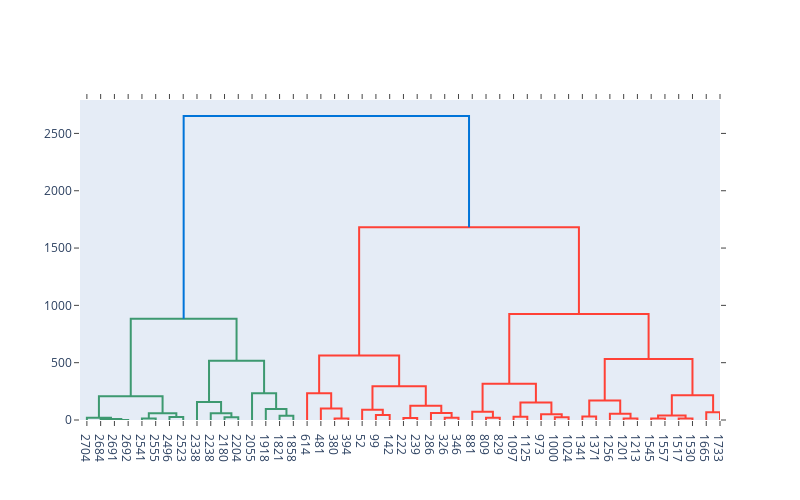

Notebook cell for this chart:
### Code cell
var = "siCumulative_band_pass_24_0_h"
var_df = less_than_4.loc[less_than_4["variable"]=="siCumulative_band_pass_24_0_h",:]

np.random.seed(1)

var_df["pseudo"] = 0
fig = ff.create_dendrogram(var_df[["pseudo","lag"]], labels = list(var_df["lag"].astype(str)))
fig.update_layout(width=800, height=500)
fig.show()

### Figure 1 — Plotly figure (JSON) as saved in the notebook; plotly's stock layout.template omitted (floating-point values rounded to 4 significant figures)
{"data": [{"hoverinfo": "text", "marker": {"color": "rgb(61,153,112)"}, "mode": "lines", "type": "scatter", "x": [25, 25, 35, 35], "xaxis": "x", "y": [0, 1, 1, 0], "yaxis": "y"}, {"hoverinfo": "text", "marker": {"color": "rgb(61,153,112)"}, "mode": "lines", "type": "scatter", "x": [15, 15, 30, 30], "xaxis": "x", "y": [0, 8, 8, 1], "yaxis": "y"}, {"hoverinfo": "text", "marker": {"color": "rgb(61,153,112)"}, "mode": "lines", "type": "scatter", "x": [5, 5, 22.5, 22.5], "xaxis": "x", "y": [0, 20, 20, 8], "yaxis": "y"}, {"hoverinfo": "text", "marker": {"color": "rgb(61,153,112)"}, "mode": "lines", "type": "scatter", "x": [45, 45, 55, 55], "xaxis": "x", "y": [0, 14, 14, 0], "yaxis": "y"}, {"hoverinfo": "text", "marker": {"color": "rgb(61,153,112)"}, "mode": "lines", "type": "scatter", "x": [65, 65, 75, 75], "xaxis": "x", "y": [0, 27, 27, 0], "yaxis": "y"}, {"hoverinfo": "text", "marker": {"color": "rgb(61,153,112)"}, "mode": "lines", "type": "scatter", "x": [50, 50, 70, 70], "xaxis": "x", "y": [14, 59, 59, 27], "yaxis": "y"}, {"hoverinfo": "text", "marker": {"color": "rgb(61,153,112)"}, "mode": "lines", "type": "scatter", "x": [13.75, 13.75, 60, 60], "xaxis": "x", "y": [20, 208, 208, 59], "yaxis": "y"}, {"hoverinfo": "text", "marker": {"color": "rgb(61,153,112)"}, "mode": "lines", "type": "scatter", "x": [105, 105, 115, 115], "xaxis": "x", "y": [0, 24, 24, 0], "yaxis": "y"}, {"hoverinfo": "text", "marker": {"color": "rgb(61,153,112)"}, "mode": "lines", "type": "scatter", "x": [95, 95, 110, 110], "xaxis": "x", "y": [0, 58, 58, 24], "yaxis": "y"}, {"hoverinfo": "text", "marker": {"color": "rgb(61,153,112)"}, "mode": "lines", "type": "scatter", "x": [85, 85, 102.5, 102.5], "xaxis": "x", "y": [0, 158, 158, 58], "yaxis": "y"}, {"hoverinfo": "text", "marker": {"color": "rgb(61,153,112)"}, "mode": "lines", "type": "scatter", "x": [145, 145, 155, 155], "xaxis": "x", "y": [0, 37, 37, 0], "yaxis": "y"}, {"hoverinfo": "text", "marker": {"color": "rgb(61,153,112)"}, "mode": "lines", "type": "scatter", "x": [135, 135, 150, 150], "xaxis": "x", "y": [0, 97, 97, 37], "yaxis": "y"}, {"hoverinfo": "text", "marker": {"color": "rgb(61,153,112)"}, "mode": "lines", "type": "scatter", "x": [125, 125, 142.5, 142.5], "xaxis": "x", "y": [0, 234, 234, 97], "yaxis": "y"}, {"hoverinfo": "text", "marker": {"color": "rgb(61,153,112)"}, "mode": "lines", "type": "scatter", "x": [93.75, 93.75, 133.8, 133.8], "xaxis": "x", "y": [158, 517, 517, 234], "yaxis": "y"}, {"hoverinfo": "text", "marker": {"color": "rgb(61,153,112)"}, "mode": "lines", "type": "scatter", "x": [36.88, 36.88, 113.8, 113.8], "xaxis": "x", "y": [208, 883, 883, 517], "yaxis": "y"}, {"hoverinfo": "text", "marker": {"color": "rgb(255,65,54)"}, "mode": "lines", "type": "scatter", "x": [185, 185, 195, 195], "xaxis": "x", "y": [0, 14, 14, 0], "yaxis": "y"}, {"hoverinfo": "text", "marker": {"color": "rgb(255,65,54)"}, "mode": "lines", "type": "scatter", "x": [175, 175, 190, 190], "xaxis": "x", "y": [0, 101, 101, 14], "yaxis": "y"}, {"hoverinfo": "text", "marker": {"color": "rgb(255,65,54)"}, "mode": "lines", "type": "scatter", "x": [165, 165, 182.5, 182.5], "xaxis": "x", "y": [0, 234, 234, 101], "yaxis": "y"}, {"hoverinfo": "text", "marker": {"color": "rgb(255,65,54)"}, "mode": "lines", "type": "scatter", "x": [215, 215, 225, 225], "xaxis": "x", "y": [0, 43, 43, 0], "yaxis": "y"}, {"hoverinfo": "text", "marker": {"color": "rgb(255,65,54)"}, "mode": "lines", "type": "scatter", "x": [205, 205, 220, 220], "xaxis": "x", "y": [0, 90, 90, 43], "yaxis": "y"}, {"hoverinfo": "text", "marker": {"color": "rgb(255,65,54)"}, "mode": "lines", "type": "scatter", "x": [235, 235, 245, 245], "xaxis": "x", "y": [0, 17, 17, 0], "yaxis": "y"}, {"hoverinfo": "text", "marker": {"color": "rgb(255,65,54)"}, "mode": "lines", "type": "scatter", "x": [265, 265, 275, 275], "xaxis": "x", "y": [0, 20, 20, 0], "yaxis": "y"}, {"hoverinfo": "text", "marker": {"color": "rgb(255,65,54)"}, "mode": "lines", "type": "scatter", "x": [255, 255, 270, 270], "xaxis": "x", "y": [0, 60, 60, 20], "yaxis": "y"}, {"hoverinfo": "text", "marker": {"color": "rgb(255,65,54)"}, "mode": "lines", "type": "scatter", "x": [240, 240, 262.5, 262.5], "xaxis": "x", "y": [17, 124, 124, 60], "yaxis": "y"}, {"hoverinfo": "text", "marker": {"color": "rgb(255,65,54)"}, "mode": "lines", "type": "scatter", "x": [212.5, 212.5, 251.2, 251.2], "xaxis": "x", "y": [90, 294, 294, 124], "yaxis": "y"}, {"hoverinfo": "text", "marker": {"color": "rgb(255,65,54)"}, "mode": "lines", "type": "scatter", "x": [173.8, 173.8, 231.9, 231.9], "xaxis": "x", "y": [234, 562, 562, 294], "yaxis": "y"}, {"hoverinfo": "text", "marker": {"color": "rgb(255,65,54)"}, "mode": "lines", "type": "scatter", "x": [295, 295, 305, 305], "xaxis": "x", "y": [0, 20, 20, 0], "yaxis": "y"}, {"hoverinfo": "text", "marker": {"color": "rgb(255,65,54)"}, "mode": "lines", "type": "scatter", "x": [285, 285, 300, 300], "xaxis": "x", "y": [0, 72, 72, 20], "yaxis": "y"}, {"hoverinfo": "text", "marker": {"color": "rgb(255,65,54)"}, "mode": "lines", "type": "scatter", "x": [315, 315, 325, 325], "xaxis": "x", "y": [0, 28, 28, 0], "yaxis": "y"}, {"hoverinfo": "text", "marker": {"color": "rgb(255,65,54)"}, "mode": "lines", "type": "scatter", "x": [345, 345, 355, 355], "xaxis": "x", "y": [0, 24, 24, 0], "yaxis": "y"}, {"hoverinfo": "text", "marker": {"color": "rgb(255,65,54)"}, "mode": "lines", "type": "scatter", "x": [335, 335, 350, 350], "xaxis": "x", "y": [0, 51, 51, 24], "yaxis": "y"}, {"hoverinfo": "text", "marker": {"color": "rgb(255,65,54)"}, "mode": "lines", "type": "scatter", "x": [320, 320, 342.5, 342.5], "xaxis": "x", "y": [28, 152, 152, 51], "yaxis": "y"}, {"hoverinfo": "text", "marker": {"color": "rgb(255,65,54)"}, "mode": "lines", "type": "scatter", "x": [292.5, 292.5, 331.2, 331.2], "xaxis": "x", "y": [72, 316, 316, 152], "yaxis": "y"}, {"hoverinfo": "text", "marker": {"color": "rgb(255,65,54)"}, "mode": "lines", "type": "scatter", "x": [365, 365, 375, 375], "xaxis": "x", "y": [0, 30, 30, 0], "yaxis": "y"}, {"hoverinfo": "text", "marker": {"color": "rgb(255,65,54)"}, "mode": "lines", "type": "scatter", "x": [395, 395, 405, 405], "xaxis": "x", "y": [0, 12, 12, 0], "yaxis": "y"}, {"hoverinfo": "text", "marker": {"color": "rgb(255,65,54)"}, "mode": "lines", "type": "scatter", "x": [385, 385, 400, 400], "xaxis": "x", "y": [0, 55, 55, 12], "yaxis": "y"}, {"hoverinfo": "text", "marker": {"color": "rgb(255,65,54)"}, "mode": "lines", "type": "scatter", "x": [370, 370, 392.5, 392.5], "xaxis": "x", "y": [30, 170, 170, 55], "yaxis": "y"}, {"hoverinfo": "text", "marker": {"color": "rgb(255,65,54)"}, "mode": "lines", "type": "scatter", "x": [415, 415, 425, 425], "xaxis": "x", "y": [0, 12, 12, 0], "yaxis": "y"}, {"hoverinfo": "text", "marker": {"color": "rgb(255,65,54)"}, "mode": "lines", "type": "scatter", "x": [435, 435, 445, 445], "xaxis": "x", "y": [0, 13, 13, 0], "yaxis": "y"}, {"hoverinfo": "text", "marker": {"color": "rgb(255,65,54)"}, "mode": "lines", "type": "scatter", "x": [420, 420, 440, 440], "xaxis": "x", "y": [12, 40, 40, 13], "yaxis": "y"}, {"hoverinfo": "text", "marker": {"color": "rgb(255,65,54)"}, "mode": "lines", "type": "scatter", "x": [455, 455, 465, 465], "xaxis": "x", "y": [0, 68, 68, 0], "yaxis": "y"}, {"hoverinfo": "text", "marker": {"color": "rgb(255,65,54)"}, "mode": "lines", "type": "scatter", "x": [430, 430, 460, 460], "xaxis": "x", "y": [40, 216, 216, 68], "yaxis": "y"}, {"hoverinfo": "text", "marker": {"color": "rgb(255,65,54)"}, "mode": "lines", "type": "scatter", "x": [381.2, 381.2, 445, 445], "xaxis": "x", "y": [170, 532, 532, 216], "yaxis": "y"}, {"hoverinfo": "text", "marker": {"color": "rgb(255,65,54)"}, "mode": "lines", "type": "scatter", "x": [311.9, 311.9, 413.1, 413.1], "xaxis": "x", "y": [316, 924, 924, 532], "yaxis": "y"}, {"hoverinfo": "text", "marker": {"color": "rgb(255,65,54)"}, "mode": "lines", "type": "scatter", "x": [202.8, 202.8, 362.5, 362.5], "xaxis": "x", "y": [562, 1681, 1681, 924], "yaxis": "y"}, {"hoverinfo": "text", "marker": {"color": "rgb(0,116,217)"}, "mode": "lines", "type": "scatter", "x": [75.31, 75.31, 282.7, 282.7], "xaxis": "x", "y": [883, 2652, 2652, 1681], "yaxis": "y"}], "layout": {"autosize": false, "height": 500, "hovermode": "closest", "showlegend": false, "width": 800, "xaxis": {"mirror": "allticks", "rangemode": "tozero", "showgrid": false, "showline": true, "showticklabels": true, "tickmode": "array", "ticks": "outside", "ticktext": ["2704", "2684", "2691", "2692", "2541", "2555", "2496", "2523", "2338", "2238", "2180", "2204", "2055", "1918", "1821", "1858", "614", "481", "380", "394", "52", "99", "142", "222", "239", "286", "326", "346", "881", "809", "829", "1097", "1125", "973", "1000", "1024", "1341", "1371", "1256", "1201", "1213", "1545", "1557", "1517", "1530", "1665", "1733"], "tickvals": [5, 15, 25, 35, 45, 55, 65, 75, 85, 95, 105, 115, 125, 135, 145, 155, 165, 175, 185, 195, 205, 215, 225, 235, 245, 255, 265, 275, 285, 295, 305, 315, 325, 335, 345, 355, 365, 375, 385, 395, 405, 415, 425, 435, 445, 455, 465], "type": "linear", "zeroline": false}, "yaxis": {"mirror": "allticks", "rangemode": "tozero", "showgrid": false, "showline": true, "showticklabels": true, "ticks": "outside", "type": "linear", "zeroline": false}}}
